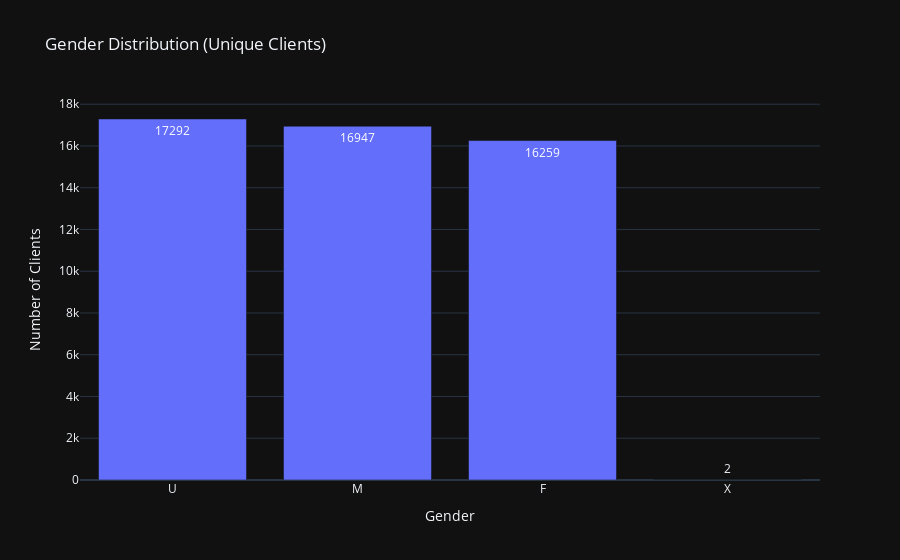

The notebook cell this image was saved under:
### Code cell
# Count clients by gender
gender_counts = df_unique_clients['gendr'].value_counts().reset_index()
gender_counts.columns = ['Gender', 'Count']

# Create interactive bar chart
fig_gender = px.bar(
    gender_counts, 
    x='Gender', 
    y='Count', 
    title='Gender Distribution (Unique Clients)',
    labels={'Gender': 'Gender', 'Count': 'Number of Clients'},
    text='Count' 
)

# Customize the layout
fig_gender.update_layout(
    xaxis_title='Gender',
    yaxis_title='Number of Clients',
    template='plotly_dark',
)

# Show the chart
fig_gender.show()

### Figure 1 — Plotly figure (JSON) as saved in the notebook; plotly's stock layout.template omitted (floating-point values rounded to 4 significant figures)
{"data": [{"alignmentgroup": "True", "hovertemplate": "Gender=%{x}<br>Number of Clients=%{text}<extra></extra>", "legendgroup": "", "marker": {"color": "#636efa", "pattern": {"shape": ""}}, "name": "", "offsetgroup": "", "orientation": "v", "showlegend": false, "text": [17292, 16947, 16259, 2], "textposition": "auto", "type": "bar", "x": ["U", "M", "F", "X"], "xaxis": "x", "y": [17292, 16947, 16259, 2], "yaxis": "y"}], "layout": {"barmode": "relative", "legend": {"tracegroupgap": 0}, "title": {"text": "Gender Distribution (Unique Clients)"}, "xaxis": {"anchor": "y", "domain": [0, 1], "title": {"text": "Gender"}}, "yaxis": {"anchor": "x", "domain": [0, 1], "title": {"text": "Number of Clients"}}}}
